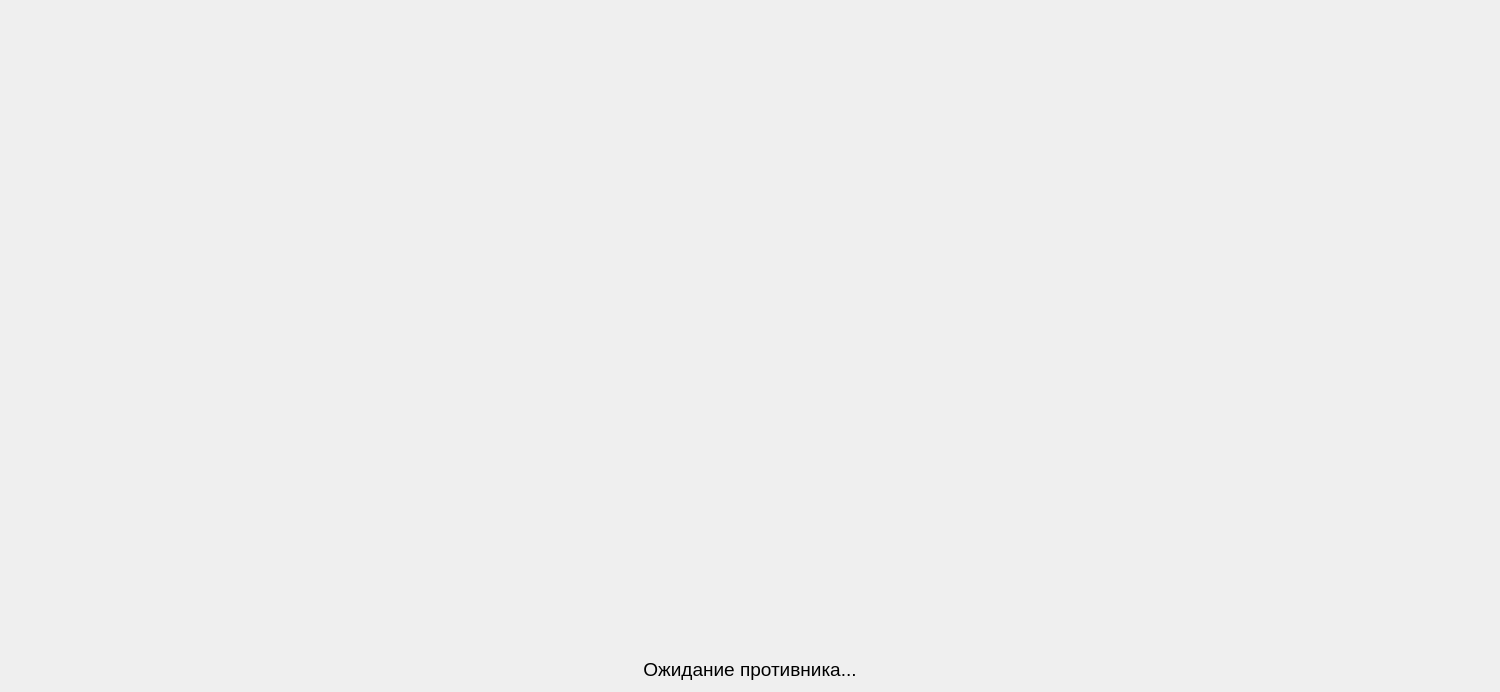
<?xml version="1.0" encoding="UTF-8"?>
<ui version="4.0">
 <class>MainWidget</class>
 <widget class="QWidget" name="MainWidget">
  <property name="geometry">
   <rect>
    <x>0</x>
    <y>0</y>
    <width>1500</width>
    <height>692</height>
   </rect>
  </property>
  <property name="minimumSize">
   <size>
    <width>1500</width>
    <height>680</height>
   </size>
  </property>
  <property name="maximumSize">
   <size>
    <width>1500</width>
    <height>700</height>
   </size>
  </property>
  <property name="windowTitle">
   <string>MainWidget</string>
  </property>
  <layout class="QGridLayout" name="gridLayout">
   <item row="0" column="3" colspan="2">
    <widget class="FieldWidget" name="fieldWidget" native="true">
     <property name="sizePolicy">
      <sizepolicy hsizetype="MinimumExpanding" vsizetype="Preferred">
       <horstretch>0</horstretch>
       <verstretch>0</verstretch>
      </sizepolicy>
     </property>
     <property name="maximumSize">
      <size>
       <width>16777215</width>
       <height>16777215</height>
      </size>
     </property>
    </widget>
   </item>
   <item row="1" column="2" colspan="2">
    <widget class="QLabel" name="label">
     <property name="sizePolicy">
      <sizepolicy hsizetype="Minimum" vsizetype="Maximum">
       <horstretch>0</horstretch>
       <verstretch>0</verstretch>
      </sizepolicy>
     </property>
     <property name="font">
      <font>
       <pointsize>14</pointsize>
      </font>
     </property>
     <property name="text">
      <string>Ожидание противника...</string>
     </property>
     <property name="alignment">
      <set>Qt::AlignCenter</set>
     </property>
    </widget>
   </item>
   <item row="0" column="1" colspan="2">
    <widget class="PaintWidget" name="enemyFieldWidget" native="true">
     <property name="sizePolicy">
      <sizepolicy hsizetype="MinimumExpanding" vsizetype="Preferred">
       <horstretch>0</horstretch>
       <verstretch>0</verstretch>
      </sizepolicy>
     </property>
    </widget>
   </item>
   <item row="0" column="0">
    <spacer name="horizontalSpacer">
     <property name="orientation">
      <enum>Qt::Horizontal</enum>
     </property>
     <property name="sizeType">
      <enum>QSizePolicy::Preferred</enum>
     </property>
     <property name="sizeHint" stdset="0">
      <size>
       <width>40</width>
       <height>20</height>
      </size>
     </property>
    </spacer>
   </item>
   <item row="0" column="5">
    <spacer name="horizontalSpacer_2">
     <property name="orientation">
      <enum>Qt::Horizontal</enum>
     </property>
     <property name="sizeType">
      <enum>QSizePolicy::Preferred</enum>
     </property>
     <property name="sizeHint" stdset="0">
      <size>
       <width>40</width>
       <height>20</height>
      </size>
     </property>
    </spacer>
   </item>
  </layout>
 </widget>
 <customwidgets>
  <customwidget>
   <class>FieldWidget</class>
   <extends>QWidget</extends>
   <header>fieldwidget.h</header>
   <container>1</container>
  </customwidget>
  <customwidget>
   <class>PaintWidget</class>
   <extends>QWidget</extends>
   <header location="global">paintwidget.h</header>
   <container>1</container>
  </customwidget>
 </customwidgets>
 <resources/>
 <connections/>
</ui>
